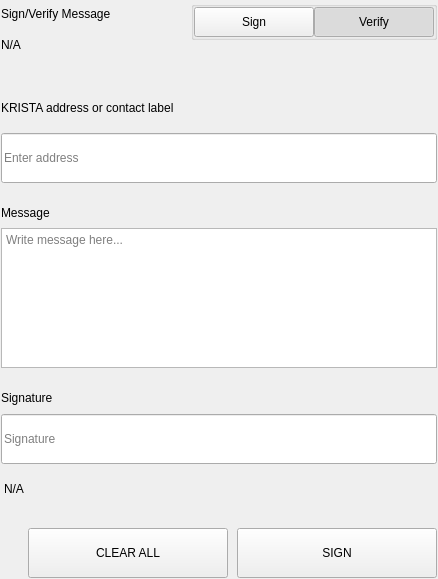
<?xml version="1.0" encoding="UTF-8"?>
<ui version="4.0">
 <class>SettingsSignMessageWidgets</class>
 <widget class="QWidget" name="SettingsSignMessageWidgets">
  <property name="geometry">
   <rect>
    <x>0</x>
    <y>0</y>
    <width>438</width>
    <height>579</height>
   </rect>
  </property>
  <property name="windowTitle">
   <string>Form</string>
  </property>
  <layout class="QVBoxLayout" name="verticalLayout">
   <property name="spacing">
    <number>0</number>
   </property>
   <property name="leftMargin">
    <number>0</number>
   </property>
   <property name="topMargin">
    <number>0</number>
   </property>
   <property name="rightMargin">
    <number>0</number>
   </property>
   <property name="bottomMargin">
    <number>0</number>
   </property>
   <item>
    <widget class="QWidget" name="left" native="true">
     <layout class="QVBoxLayout" name="verticalLayout_3">
      <property name="leftMargin">
       <number>0</number>
      </property>
      <property name="topMargin">
       <number>0</number>
      </property>
      <property name="rightMargin">
       <number>0</number>
      </property>
      <property name="bottomMargin">
       <number>0</number>
      </property>
      <item>
       <widget class="QWidget" name="container_sign" native="true">
        <layout class="QVBoxLayout" name="verticalLayout_2">
         <property name="spacing">
          <number>0</number>
         </property>
         <property name="leftMargin">
          <number>1</number>
         </property>
         <property name="topMargin">
          <number>1</number>
         </property>
         <property name="rightMargin">
          <number>1</number>
         </property>
         <property name="bottomMargin">
          <number>1</number>
         </property>
         <item>
          <layout class="QHBoxLayout" name="horizontalLayout_3" stretch="3,1">
           <property name="spacing">
            <number>40</number>
           </property>
           <item>
            <layout class="QVBoxLayout" name="verticalLayoutTitle">
             <property name="spacing">
              <number>5</number>
             </property>
             <item>
              <widget class="QLabel" name="labelTitle">
               <property name="text">
                <string>Sign/Verify Message</string>
               </property>
              </widget>
             </item>
             <item>
              <widget class="QLabel" name="labelSubtitle1">
               <property name="text">
                <string notr="true">N/A</string>
               </property>
               <property name="wordWrap">
                <bool>true</bool>
               </property>
              </widget>
             </item>
            </layout>
           </item>
           <item alignment="Qt::AlignRight|Qt::AlignTop">
            <widget class="QWidget" name="containerSwitch" native="true">
             <property name="styleSheet">
              <string notr="true">#containerSwitch{
	padding-top:9px;
}</string>
             </property>
             <layout class="QVBoxLayout" name="verticalLayout_6">
              <property name="spacing">
               <number>4</number>
              </property>
              <property name="leftMargin">
               <number>0</number>
              </property>
              <property name="topMargin">
               <number>0</number>
              </property>
              <property name="rightMargin">
               <number>0</number>
              </property>
              <property name="bottomMargin">
               <number>0</number>
              </property>
              <item alignment="Qt::AlignRight">
               <widget class="QGroupBox" name="groupBox">
                <property name="sizePolicy">
                 <sizepolicy hsizetype="Fixed" vsizetype="Preferred">
                  <horstretch>0</horstretch>
                  <verstretch>0</verstretch>
                 </sizepolicy>
                </property>
                <property name="title">
                 <string/>
                </property>
                <property name="alignment">
                 <set>Qt::AlignRight|Qt::AlignTop|Qt::AlignTrailing</set>
                </property>
                <layout class="QHBoxLayout" name="horizontalLayout_4">
                 <property name="spacing">
                  <number>0</number>
                 </property>
                 <property name="leftMargin">
                  <number>0</number>
                 </property>
                 <property name="topMargin">
                  <number>0</number>
                 </property>
                 <property name="rightMargin">
                  <number>0</number>
                 </property>
                 <property name="bottomMargin">
                  <number>0</number>
                 </property>
                 <item>
                  <widget class="QPushButton" name="pushSign">
                   <property name="minimumSize">
                    <size>
                     <width>120</width>
                     <height>30</height>
                    </size>
                   </property>
                   <property name="maximumSize">
                    <size>
                     <width>120</width>
                     <height>30</height>
                    </size>
                   </property>
                   <property name="focusPolicy">
                    <enum>Qt::NoFocus</enum>
                   </property>
                   <property name="text">
                    <string>Sign</string>
                   </property>
                   <property name="checkable">
                    <bool>true</bool>
                   </property>
                   <property name="autoExclusive">
                    <bool>true</bool>
                   </property>
                  </widget>
                 </item>
                 <item>
                  <widget class="QPushButton" name="pushVerify">
                   <property name="minimumSize">
                    <size>
                     <width>120</width>
                     <height>30</height>
                    </size>
                   </property>
                   <property name="maximumSize">
                    <size>
                     <width>120</width>
                     <height>30</height>
                    </size>
                   </property>
                   <property name="focusPolicy">
                    <enum>Qt::NoFocus</enum>
                   </property>
                   <property name="text">
                    <string>Verify</string>
                   </property>
                   <property name="checkable">
                    <bool>true</bool>
                   </property>
                   <property name="checked">
                    <bool>true</bool>
                   </property>
                   <property name="autoExclusive">
                    <bool>true</bool>
                   </property>
                  </widget>
                 </item>
                </layout>
               </widget>
              </item>
              <item alignment="Qt::AlignHCenter|Qt::AlignTop">
               <widget class="QLabel" name="labelSubtitleSwitch">
                <property name="text">
                 <string/>
                </property>
                <property name="alignment">
                 <set>Qt::AlignRight|Qt::AlignTrailing|Qt::AlignVCenter</set>
                </property>
               </widget>
              </item>
             </layout>
            </widget>
           </item>
          </layout>
         </item>
         <item>
          <spacer name="verticalSpacer_2">
           <property name="orientation">
            <enum>Qt::Vertical</enum>
           </property>
           <property name="sizeType">
            <enum>QSizePolicy::Fixed</enum>
           </property>
           <property name="sizeHint" stdset="0">
            <size>
             <width>20</width>
             <height>40</height>
            </size>
           </property>
          </spacer>
         </item>
         <item>
          <widget class="QWidget" name="containerAddress" native="true">
           <property name="sizePolicy">
            <sizepolicy hsizetype="Preferred" vsizetype="Fixed">
             <horstretch>0</horstretch>
             <verstretch>0</verstretch>
            </sizepolicy>
           </property>
           <layout class="QVBoxLayout" name="verticalLayout_5" stretch="0,0">
            <property name="spacing">
             <number>15</number>
            </property>
            <property name="leftMargin">
             <number>0</number>
            </property>
            <property name="topMargin">
             <number>0</number>
            </property>
            <property name="rightMargin">
             <number>0</number>
            </property>
            <property name="bottomMargin">
             <number>0</number>
            </property>
            <item>
             <widget class="QLabel" name="labelSubtitleAddress">
              <property name="minimumSize">
               <size>
                <width>0</width>
                <height>20</height>
               </size>
              </property>
              <property name="maximumSize">
               <size>
                <width>16777215</width>
                <height>20</height>
               </size>
              </property>
              <property name="text">
               <string>KRISTA address or contact label</string>
              </property>
             </widget>
            </item>
            <item>
             <widget class="QLineEdit" name="addressIn_SM">
              <property name="minimumSize">
               <size>
                <width>0</width>
                <height>50</height>
               </size>
              </property>
              <property name="maximumSize">
               <size>
                <width>16777215</width>
                <height>50</height>
               </size>
              </property>
              <property name="placeholderText">
               <string>Enter address</string>
              </property>
             </widget>
            </item>
           </layout>
          </widget>
         </item>
         <item>
          <spacer name="verticalSpacer_3">
           <property name="orientation">
            <enum>Qt::Vertical</enum>
           </property>
           <property name="sizeType">
            <enum>QSizePolicy::Fixed</enum>
           </property>
           <property name="sizeHint" stdset="0">
            <size>
             <width>20</width>
             <height>20</height>
            </size>
           </property>
          </spacer>
         </item>
         <item>
          <layout class="QVBoxLayout" name="verticalLayout_9">
           <property name="spacing">
            <number>5</number>
           </property>
           <item>
            <widget class="QLabel" name="labelSubtitleMessage">
             <property name="minimumSize">
              <size>
               <width>0</width>
               <height>20</height>
              </size>
             </property>
             <property name="maximumSize">
              <size>
               <width>16777215</width>
               <height>20</height>
              </size>
             </property>
             <property name="text">
              <string>Message</string>
             </property>
            </widget>
           </item>
           <item>
            <widget class="QPlainTextEdit" name="messageIn_SM">
             <property name="minimumSize">
              <size>
               <width>0</width>
               <height>140</height>
              </size>
             </property>
             <property name="maximumSize">
              <size>
               <width>16777215</width>
               <height>140</height>
              </size>
             </property>
             <property name="placeholderText">
              <string>Write message here...</string>
             </property>
            </widget>
           </item>
          </layout>
         </item>
         <item>
          <spacer name="verticalSpacer_4">
           <property name="orientation">
            <enum>Qt::Vertical</enum>
           </property>
           <property name="sizeType">
            <enum>QSizePolicy::Fixed</enum>
           </property>
           <property name="sizeHint" stdset="0">
            <size>
             <width>20</width>
             <height>20</height>
            </size>
           </property>
          </spacer>
         </item>
         <item>
          <widget class="QWidget" name="widget" native="true">
           <property name="minimumSize">
            <size>
             <width>0</width>
             <height>75</height>
            </size>
           </property>
           <property name="maximumSize">
            <size>
             <width>16777215</width>
             <height>16777215</height>
            </size>
           </property>
           <layout class="QVBoxLayout" name="verticalLayout_4">
            <property name="leftMargin">
             <number>0</number>
            </property>
            <property name="topMargin">
             <number>0</number>
            </property>
            <property name="rightMargin">
             <number>0</number>
            </property>
            <property name="bottomMargin">
             <number>0</number>
            </property>
            <item>
             <widget class="QLabel" name="labelSubtitleSignature">
              <property name="minimumSize">
               <size>
                <width>0</width>
                <height>20</height>
               </size>
              </property>
              <property name="maximumSize">
               <size>
                <width>16777215</width>
                <height>20</height>
               </size>
              </property>
              <property name="text">
               <string>Signature</string>
              </property>
             </widget>
            </item>
            <item>
             <widget class="QLineEdit" name="signatureOut_SM">
              <property name="minimumSize">
               <size>
                <width>0</width>
                <height>50</height>
               </size>
              </property>
              <property name="placeholderText">
               <string>Signature</string>
              </property>
             </widget>
            </item>
           </layout>
          </widget>
         </item>
         <item>
          <widget class="QLabel" name="statusLabel_SM">
           <property name="styleSheet">
            <string notr="true">padding-top:5px;</string>
           </property>
           <property name="text">
            <string notr="true">N/A</string>
           </property>
          </widget>
         </item>
         <item>
          <spacer name="verticalSpacer">
           <property name="orientation">
            <enum>Qt::Vertical</enum>
           </property>
           <property name="sizeType">
            <enum>QSizePolicy::Fixed</enum>
           </property>
           <property name="sizeHint" stdset="0">
            <size>
             <width>20</width>
             <height>20</height>
            </size>
           </property>
          </spacer>
         </item>
         <item>
          <layout class="QHBoxLayout" name="horizontalLayout_7">
           <property name="spacing">
            <number>9</number>
           </property>
           <item>
            <spacer name="horizontalSpacer_5">
             <property name="orientation">
              <enum>Qt::Horizontal</enum>
             </property>
             <property name="sizeType">
              <enum>QSizePolicy::Expanding</enum>
             </property>
             <property name="sizeHint" stdset="0">
              <size>
               <width>40</width>
               <height>20</height>
              </size>
             </property>
            </spacer>
           </item>
           <item>
            <widget class="QPushButton" name="pushButtonClear">
             <property name="minimumSize">
              <size>
               <width>200</width>
               <height>50</height>
              </size>
             </property>
             <property name="focusPolicy">
              <enum>Qt::NoFocus</enum>
             </property>
             <property name="text">
              <string>CLEAR ALL</string>
             </property>
            </widget>
           </item>
           <item>
            <widget class="QPushButton" name="pushButtonSave">
             <property name="minimumSize">
              <size>
               <width>200</width>
               <height>50</height>
              </size>
             </property>
             <property name="maximumSize">
              <size>
               <width>200</width>
               <height>50</height>
              </size>
             </property>
             <property name="focusPolicy">
              <enum>Qt::NoFocus</enum>
             </property>
             <property name="text">
              <string>SIGN</string>
             </property>
            </widget>
           </item>
          </layout>
         </item>
        </layout>
       </widget>
      </item>
     </layout>
    </widget>
   </item>
  </layout>
 </widget>
 <resources/>
 <connections/>
</ui>
